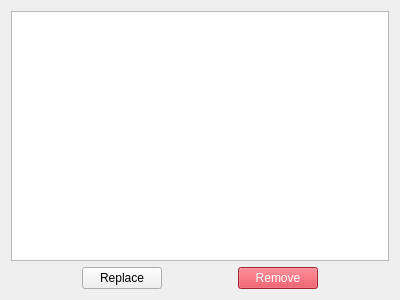
<?xml version="1.0" encoding="UTF-8"?>
<ui version="4.0">
 <class>Form</class>
 <widget class="QWidget" name="Form">
  <property name="geometry">
   <rect>
    <x>0</x>
    <y>0</y>
    <width>400</width>
    <height>300</height>
   </rect>
  </property>
  <property name="windowTitle">
   <string>Form</string>
  </property>
  <layout class="QVBoxLayout" name="verticalLayout">
   <item>
    <widget class="QTextEdit" name="textEdit">
     <property name="readOnly">
      <bool>true</bool>
     </property>
    </widget>
   </item>
   <item>
    <layout class="QHBoxLayout" name="horizontalLayout">
     <item>
      <spacer name="horizontalSpacer_2">
       <property name="orientation">
        <enum>Qt::Orientation::Horizontal</enum>
       </property>
       <property name="sizeHint" stdset="0">
        <size>
         <width>40</width>
         <height>20</height>
        </size>
       </property>
      </spacer>
     </item>
     <item>
      <widget class="QPushButton" name="pushButton_replace">
       <property name="styleSheet">
        <string notr="true"/>
       </property>
       <property name="text">
        <string>Replace</string>
       </property>
      </widget>
     </item>
     <item>
      <spacer name="horizontalSpacer">
       <property name="orientation">
        <enum>Qt::Orientation::Horizontal</enum>
       </property>
       <property name="sizeHint" stdset="0">
        <size>
         <width>40</width>
         <height>20</height>
        </size>
       </property>
      </spacer>
     </item>
     <item>
      <widget class="QPushButton" name="pushButton_remove">
       <property name="styleSheet">
        <string notr="true">QPushButton{background-color:#dc3545;color:white}
:hover{background-color:#bb2d3b;color:white}</string>
       </property>
       <property name="text">
        <string>Remove</string>
       </property>
      </widget>
     </item>
     <item>
      <spacer name="horizontalSpacer_3">
       <property name="orientation">
        <enum>Qt::Orientation::Horizontal</enum>
       </property>
       <property name="sizeHint" stdset="0">
        <size>
         <width>40</width>
         <height>20</height>
        </size>
       </property>
      </spacer>
     </item>
    </layout>
   </item>
  </layout>
 </widget>
 <resources/>
 <connections/>
</ui>
